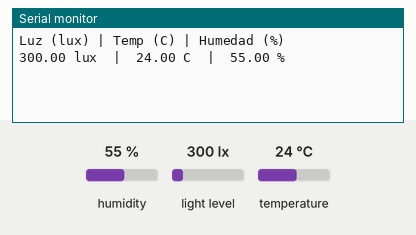
Simulated run of this sketch. Board: Arduino Uno, built with avr-gcc and run on an emulated ATmega328P. Parts: the last lines printed to the serial monitor. The test bench sets the inputs (shaded band); at power-on: humidity 55 %, light level 300 lx, temperature 24 °C.

Above: at 3.2 s.
3.3 s: humidity set to 22 %
At 4.2 s:
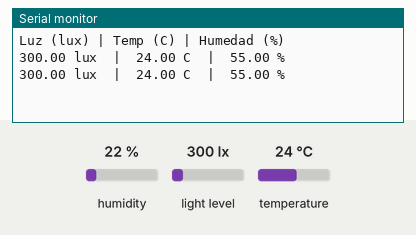
5.4 s: light level set to 40 lx
At 7.3 s:
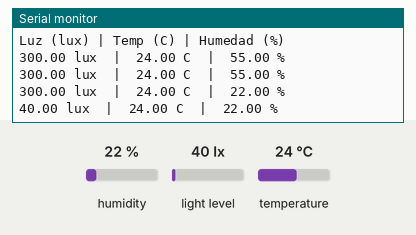
7.5 s: temperature set to 12 °C
At 8.4 s:
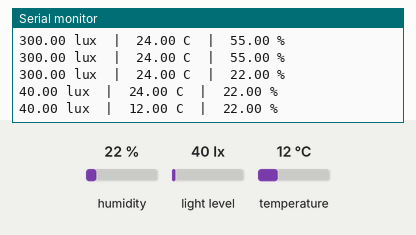
9.6 s: light level set to 500 lx
At 10.8 s:
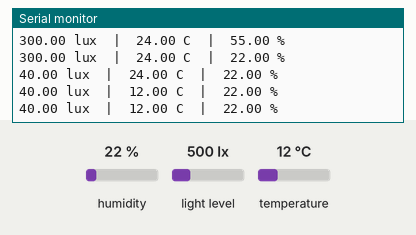
11.7 s: humidity set to 40 %
At 13.8 s:
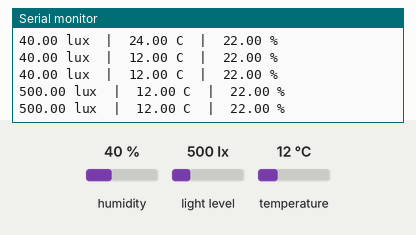
Timing chart, 0 to 14.8 s (numbered marks = the images above; inputs shaded):
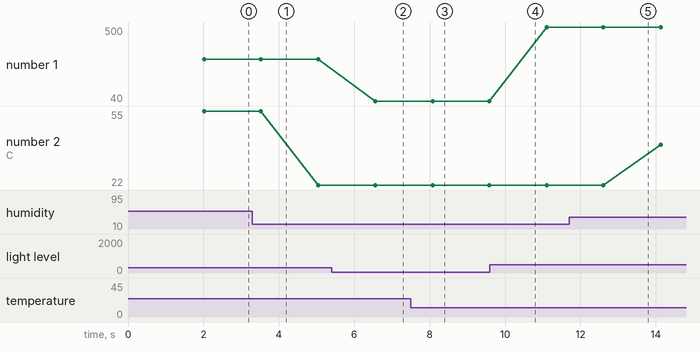

Measured:
- after the input at 5.4 s, the serial monitor: prints a new line after 1.2 s (image 2)
- after the input at 7.5 s, the serial monitor: prints a new line after 0.58 s (image 3)
- plotted number 1: 300 → 40 after the input at 5.4 s, 40 → 500 after the input at 9.6 s
- plotted number 2: 55 → 22 after the input at 3.3 s

The sketch:

G4.ino
```cpp
#include <Wire.h>
#include <BH1750.h>
#include <DHT.h>

BH1750 luz;
DHT sensor(4, DHT11);

void setup() {
  Serial.begin(115200);
  Wire.begin();
  luz.begin();
  sensor.begin();
  delay(2000);
  Serial.println("Luz (lux) | Temp (C) | Humedad (%)");
}

void loop() {
  float lux  = luz.readLightLevel();
  float temp = sensor.readTemperature();
  float hum  = sensor.readHumidity();

  Serial.print(lux);
  Serial.print(" lux  |  ");
  Serial.print(temp);
  Serial.print(" C  |  ");
  Serial.print(hum);
  Serial.println(" %");

  delay(1500);
}
```
